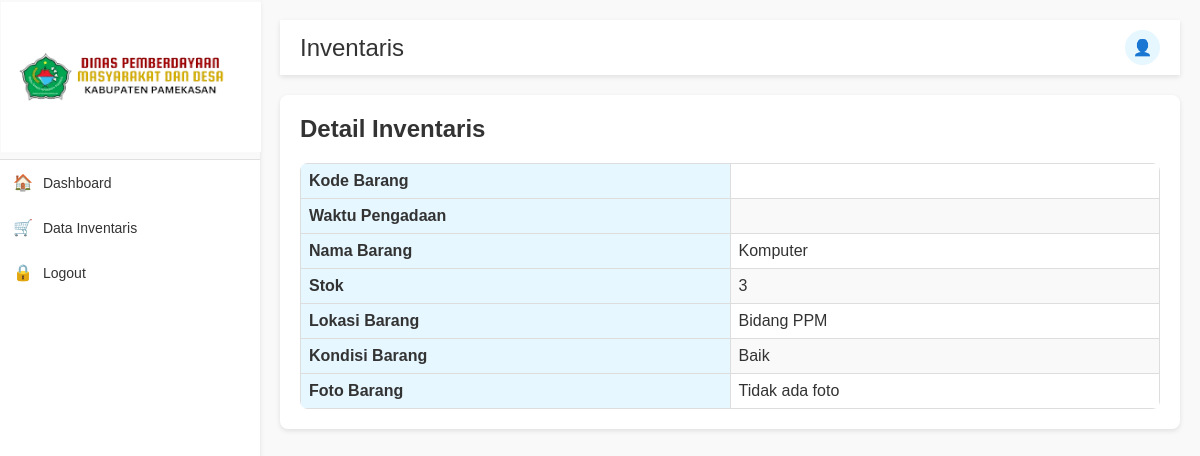
The app's page /detail_inven.php?id=1 with its own data.
### tables this page shows
CREATE TABLE `inventaris` (
  `id_inventaris` int(11) NOT NULL,
  `kode_barang` varchar(225) NOT NULL,
  `waktu_pengadaan` date DEFAULT NULL,
  `nama_barang` varchar(100) NOT NULL,
  `stok` int(11) NOT NULL,
  `lokasi_barang` enum('Bidang PPM','Bidang PEMDES','Bidang PKSB','') NOT NULL,
  `kondisi_barang` enum('Baik','Rusak','Hilang') DEFAULT NULL,
  `foto_barang` varchar(225) NOT NULL
);

### detail_inven.php (the view, shortened to what this page needs)
<?php
include 'db.php';
if (isset($_GET['id'])) {
    $id = $_GET['id'];
    $query = "SELECT * FROM inventaris WHERE id_inventaris = $id";
    $result = mysqli_query($conn, $query);
    if (mysqli_num_rows($result) > 0) {
        $row = mysqli_fetch_assoc($result);
    } else {
        echo "<script>alert('Data tidak ditemukan!'); window.location.href='data_inven.php';</script>";
        exit;
    }
}
?>
<!DOCTYPE html>
<html lang="en">
<head>
    <link rel="stylesheet" href="style.css">
</head>
<body>
    <div class="sidebar">
        <div class="logo">
            <img src="logo.png" alt="Logo">
        </div>
        <ul class="sidebar-menu">
            <li><a href="index.php"><span class="icon">🏠</span> Dashboard</a></li>
            <li><a href="data_inven.php"><span class="icon">🛒</span> Data Inventaris</a></li>
            <li><a href="logout.php"><span class="icon">🔒</span> Logout</a></li>
        </ul>
    </div>
    <div class="main-content">
        <div class="topbar">
            <h2>Inventaris</h2>
            <div class="profile">
                <div class="profile-icon">👤</div>
            </div>
        </div>
        <div class="container">
            <h2>Detail Inventaris</h2>
            <table class="table">
                <tr>
                    <th>Kode Barang</th>
                    <td><?= htmlspecialchars($row['kode_barang']); ?></td>
                </tr>
                <tr>
                    <th>Waktu Pengadaan</th>
                    <td><?= htmlspecialchars($row['waktu_pengadaan']); ?></td>
                </tr>
                <tr>
                    <th>Nama Barang</th>
                    <td><?= htmlspecialchars($row['nama_barang']); ?></td>
                </tr>
                <tr>
                    <th>Stok</th>
                    <td><?= htmlspecialchars($row['stok']); ?></td>
                </tr>
                <tr>
                    <th>Lokasi Barang</th>
                    <td><?= htmlspecialchars($row['lokasi_barang']); ?></td>
                </tr>
                <tr>
                    <th>Kondisi Barang</th>
                    <td><?= htmlspecialchars($row['kondisi_barang']); ?></td>
                </tr>
                <tr>
                    <th>Foto Barang</th>
                    <td>
                        <?php
                        $filePath = 'uploads/' . $row['foto_barang'];
                        if (!empty($row['foto_barang']) && file_exists($filePath)): ?>
                            <img src="<?= htmlspecialchars($filePath); ?>" alt="Foto Barang" width="200">
                        <?php else: ?>
                            Tidak ada foto
                        <?php endif; ?>
                    </td>
                </tr>
            </table>

### style.css (style rules this page uses)
body, html { margin: 0; padding: 0; font-family: 'Arial', sans-serif; color: #333; background-color: #f9f9f9; }
.sidebar { width: 260px; height: 100vh; background-color: #ffffff; box-shadow: 0 2px 5px rgba(0, 0, 0, 0.1); position: fixed; top: 0; left: 0; }
.sidebar .logo { text-align: center; padding: 2px 1px; background-color: #f9f9f9; border-bottom: 1px solid #e0e0e0; }
.sidebar .logo img { width: 260px; height: 150px; margin-bottom: 1px; }
.sidebar-menu { list-style: none; padding: 0; margin: 0; }
.sidebar-menu li { padding: 3px; }
.sidebar-menu li a { color: #333; text-decoration: none; display: flex; align-items: center; font-size: 14px; border-radius: 4px; padding: 10px; transition: background-color 0.3s ease; }
.sidebar-menu li a .icon { margin-right: 10px; font-size: 16px; }
.main-content { margin-left: 260px; padding: 20px; }
.topbar { background-color: #ffffff; padding: 10px 20px; display: flex; justify-content: space-between; align-items: center; margin-bottom: 20px; box-shadow: 0 2px 5px rgba(0, 0, 0, 0.1); }
.topbar h2 { margin: 0; color: #333; font-weight: normal; }
.profile { display: flex; align-items: center; gap: 10px; }
.profile-icon { width: 35px; height: 35px; background-color: #e6f7ff; color: #0078d4; display: flex; align-items: center; justify-content: center; border-radius: 50%; font-size: 16px; }
.container { background-color: #ffffff; padding: 20px; border-radius: 8px; box-shadow: 0 2px 5px rgba(0, 0, 0, 0.1); }
.container h2 { margin-top: 0; color: #333; }
.table { width: 100%; border-collapse: collapse; margin-top: 10px; border-radius: 8px; overflow: hidden; text-align: center; table-layout: fixed; border-collapse: collapse; }
.table th, .table td { border: 1px solid #ddd; word-wrap: break-word; overflow-wrap: break-word; text-align: left; padding: 8px; }
.table th { background-color: #e6f7ff; color: #333; }
.table td { vertical-align: top; }
.table tr:nth-child(even) { background-color: #f9f9f9; }

### records on screen
inventaris: nama_barang "Komputer", stok "3", lokasi_barang "Bidang PPM", kondisi_barang "Baik"
